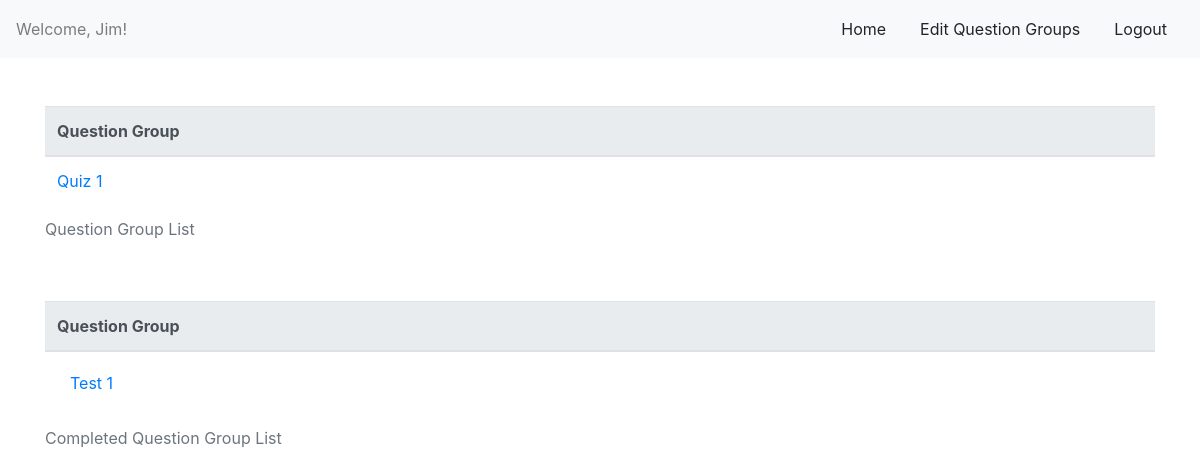
Before: /home/ (signed in) with the older database file.
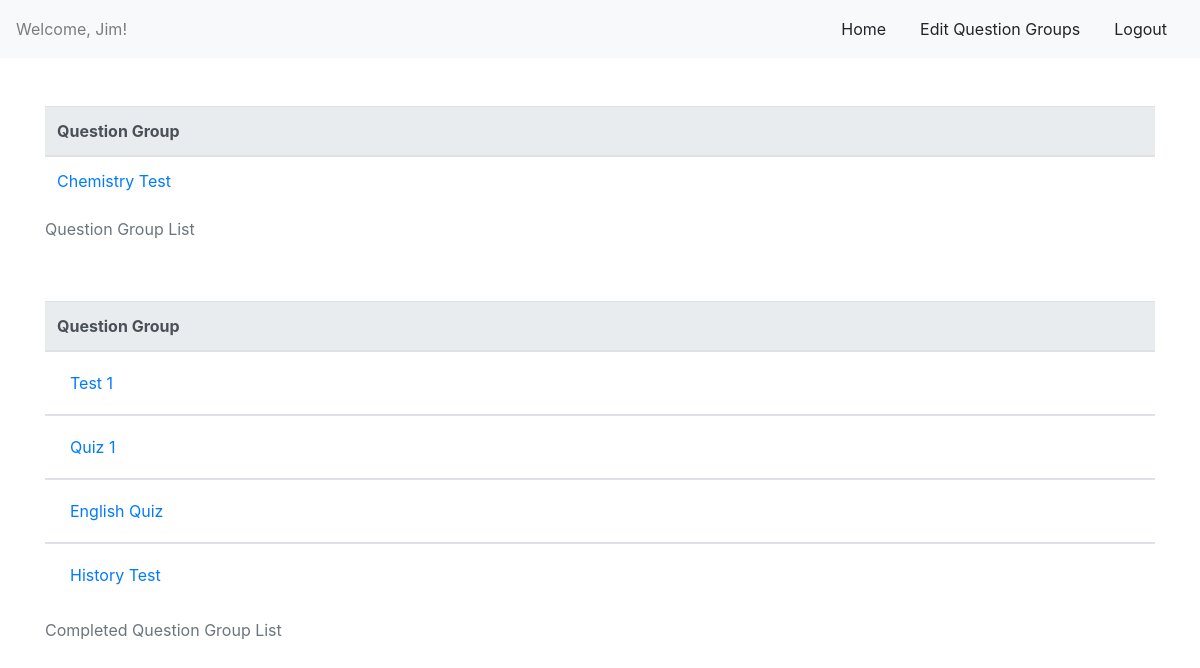
After: the same page with the newer database file.
### questionCreator/models.py (models this page shows)
class QuestionGroup(models.Model):
    group_name = models.CharField(max_length=255)
    user = models.ForeignKey(User, related_name='question_groups', on_delete=models.CASCADE)
    created_at = models.DateTimeField(auto_now_add=True)
    updated_at = models.DateTimeField(auto_now=True)

### questionTaker/views.py (the view)
# urls.py: path('', views.testerHome, name='testerHome'),
def testerHome(request):
    context = {
        'title': 'Create a new Question Group',
        'first_name': User.objects.get(id=request.session['login_id']).first_name,
        'question_groups': QuestionGroup.objects.filter(complete_groups__in=CompleteGroup.objects.filter(user=User.objects.get(id=request.session['login_id']), is_completed=0)),
        'completed_groups': QuestionGroup.objects.filter(complete_groups__in=CompleteGroup.objects.filter(user=User.objects.get(id=request.session['login_id']), is_completed=1)),
    }
    return render(request, 'question_list.html', context)

### logreg/templates/question_list.html (shortened to what this page needs)
<!DOCTYPE html>
 <html class="no-js">
    <head>
        <link rel="stylesheet" href="https://stackpath.bootstrapcdn.com/bootstrap/4.5.2/css/bootstrap.min.css">
    </head>
    <body>
        <nav class="navbar navbar-light bg-light">
            <span class="navbar-text">
                Welcome, {{first_name}}!
            </span>
            <ul class="nav nav-pills">
                <li class="nav-item">
                    <a class="btn nav-link" href="/">Home</a>
                </li>
                <li class="nav-item">
                    <a class="btn nav-link" href="/question/">Edit Question Groups</a>
                </li>
                <li class="nav-item">
                    <a class="btn nav-link" href="/logout">Logout</a>
                </li>
            </ul>
        </nav>
        <div class="container">
            {% if question_groups %}
            <table class="table table-hover mt-5">
                <caption>Question Group List</caption>
                <thead class="thead-light">
                    <tr>
                        <th scope="col">Question Group</th>
                    </tr>
                </thead>
                {% for question_group in question_groups %}
                <tbody>
                    <tr>
                        <td><a href="{{question_group.id}}/">{{question_group.group_name }}</a></td>
                    </tr>
                </tbody>
                {% endfor %}
            </table>
            {% endif %}
            {% if completed_groups %}
            <table class="table table-hover mt-5 qg-table">
                <caption>Completed Question Group List</caption>
                <thead class="thead-light">
                    <tr>
                        <th scope="col">Question Group</th>
                    </tr>
                </thead>
                {% for completed_group in completed_groups %}
                <tbody>
                    <tr>
                        <td>
                            <form action="question_group/{{completed_group.id}}/" method="POST" class="question-group-select">
                                <button type="submit" class="btn btn-link">{{completed_group.group_name }}</button>
                            </form>
                        </td>
                    </tr>
                </tbody>
                {% endfor %}
            </table>
            {% endif %}
        </div>
    </body>
</html>

Changed rows visible on the page:
added QuestionGroup: group_name "Chemistry Test", shown under "Question Group List"
shown differently, row unchanged: QuestionGroup "Quiz 1": moves from the list under "Question Group List" to the list under "Completed Question Group List"
added QuestionGroup: group_name "English Quiz", shown under "Completed Question Group List"
added QuestionGroup: group_name "History Test", shown under "Completed Question Group List"
